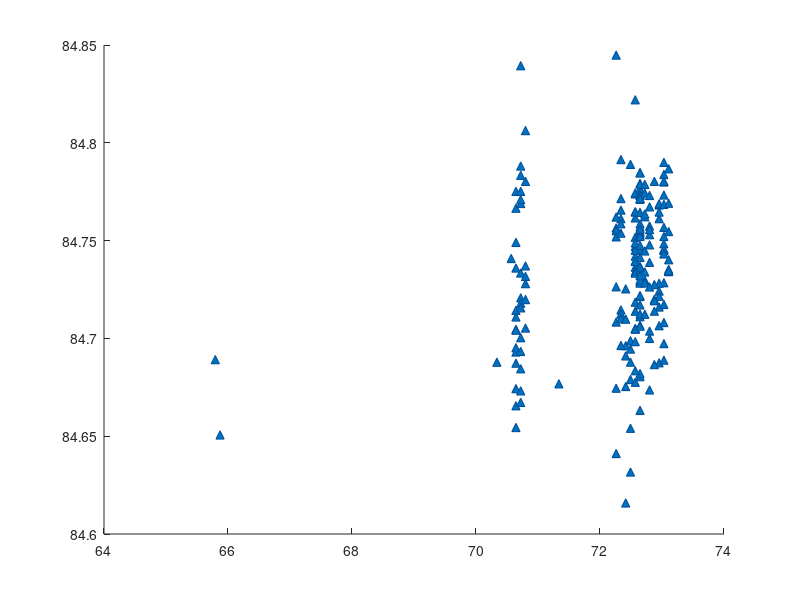

The MATLAB script that drew this image: (Note: this script raises an error after producing the figure.)
    clc, clear
load("nicest.mat");

res = [res0;res1;res2];
section = res(:,3);

% res(:,1) = rescale(res(:,1));
% res(:,2) = rescale(res(:,2));

res(:,1) = normalize(res(:,1)) + mean(res(:,1));
res(:,2) = normalize(res(:,2)) + mean(res(:,2));

res = [res(:,1),res(:,2),section];

res0 = res(section == 0,:);
res1 = res(section == 1,:);
res2 = res(section == 2,:);

figh = figure(1);
clf
axh = axes(figh);
s(1) = scatter(axh,res0(:,1), res0(:,2), 'filled', '^', 'MarkerEdgeColor',[0 0.3 0.6],'MarkerFaceColor',[0 0.4470 0.7410]);
hold on 
s(2) = scatter(axh,res1(:,1), res1(:,2), 'filled', 's' ,'MarkerEdgeColor',[0 0.6 0.3] ,'MarkerFaceColor',[0 .8 .5]);
hold on
s(3) = scatter(axh,res2(:,1), res2(:,2), 'filled','MarkerEdgeColor',[0.7 0.2 0.4] ,'MarkerFaceColor', [0.8500 0.3250 0.0980]);
% yline(mean(res(:,2)));
% xline(mean(res(:,1)));

%%
grid on
xlabel("Normalized Peak Frequency(Hz)")
ylabel("Normalized Peak Prominence")
title("Normalized Frequency of Peak in Band 0 - 100 Hz")
legend(s, "Untouched", "Region 1", "Region 2")
axh.FontSize = 26;